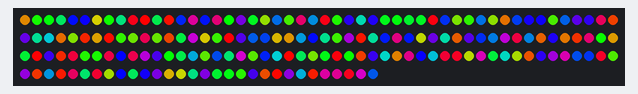
This sketch was run on a simulated Arduino Uno, built with avr-gcc and run on an emulated ATmega328P. Shown: 180 RGB LEDs in strip order, left to right, continuing on the next row. Random numbers use the default seed unless the sketch sets one.

Above: at 1.71 s.
At 6.11 s:
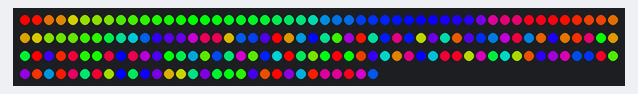
At 10.6 s:
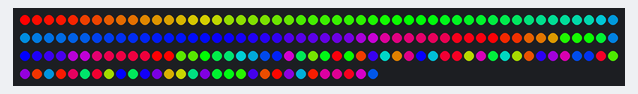
At 21.94 s:
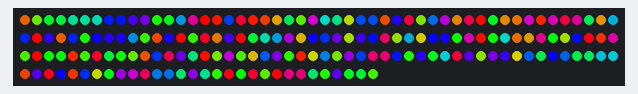
At 29.41 s:
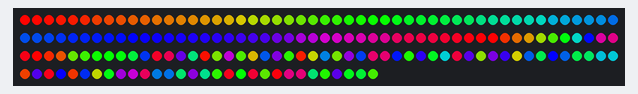
At 37.9 s:
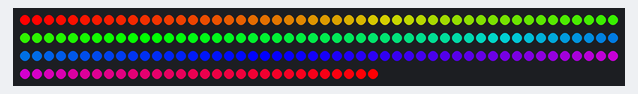

The sketch:

sort.ino
```cpp
#include <Adafruit_NeoPixel.h>
#ifdef __AVR__
  #include <avr/power.h>
#endif

#define PIN 6

// Parameter 1 = number of pixels in strip
// Parameter 2 = Arduino pin number (most are valid)
// Parameter 3 = pixel type flags, add together as needed:
//   NEO_KHZ800  800 KHz bitstream (most NeoPixel products w/WS2812 LEDs)
//   NEO_KHZ400  400 KHz (classic 'v1' (not v2) FLORA pixels, WS2811 drivers)
//   NEO_GRB     Pixels are wired for GRB bitstream (most NeoPixel products)
//   NEO_RGB     Pixels are wired for RGB bitstream (v1 FLORA pixels, not v2)
Adafruit_NeoPixel strip = Adafruit_NeoPixel(180, PIN, NEO_GRB + NEO_KHZ800);

// IMPORTANT: To reduce NeoPixel burnout risk, add 1000 uF capacitor across
// pixel power leads, add 300 - 500 Ohm resistor on first pixel's data input
// and minimize distance between Arduino and first pixel.  Avoid connecting
// on a live circuit...if you must, connect GND first.

void setup() {
  // This is for Trinket 5V 16MHz, you can remove these three lines if you are not using a Trinket
  #if defined (__AVR_ATtiny85__)
    if (F_CPU == 16000000) clock_prescale_set(clock_div_1);
  #endif
  // End of trinket special code

  randomSeed(analogRead(0));

  strip.begin();
  strip.show(); // Initialize all pixels to 'off'
}

void loop() {
//  bubbleSort();
  mergeSort();
}

void showColour(uint32_t colour) {
  for(uint16_t i=0; i<strip.numPixels(); i++) {
    strip.setPixelColor(i, colour);
  }
  strip.show();
}

void randomize(uint8_t *pixel_colour, uint16_t n) {
  uint8_t temp, pixel1, pixel2;
  uint16_t i;
  for(i=0; i<strip.numPixels(); i++) {
    pixel_colour[i] = i;
  }
  for (i=0; i<n; i++) {
    pixel1 = random(strip.numPixels());
    pixel2 = random(strip.numPixels());
    temp = pixel_colour[pixel2];
    pixel_colour[pixel2] = pixel_colour[pixel1];
    pixel_colour[pixel1] = temp;
  }
}

void bubbleSort() {
  uint8_t pixel_colour[strip.numPixels()];
  bool swapped = true;
  uint8_t temp;
  uint16_t i;
  randomize(pixel_colour, 1000);
  while (swapped) {
    swapped = false;
    for (i=1; i<strip.numPixels(); i++) {
      if (pixel_colour[i-1] > pixel_colour[i]) {
        temp = pixel_colour[i];
        pixel_colour[i] = pixel_colour[i-1];
        pixel_colour[i-1] = temp;
        swapped = true;
        strip.setPixelColor(i-1, Wheel((pixel_colour[i-1] * 256 / strip.numPixels()) & 255));
        strip.setPixelColor(i, Wheel((pixel_colour[i] * 256 / strip.numPixels()) & 255));
        strip.show();
      }
    }
  }
}


void mergeSort() {
  uint8_t A[strip.numPixels()];
  uint8_t B[strip.numPixels()];
  bool swapped = true;
  uint8_t temp;
  uint16_t i;

  randomize(A, 1000);

  for(uint16_t i=0; i<strip.numPixels(); i++) {
    strip.setPixelColor(i, Wheel((A[i] * 256 / strip.numPixels()) & 255));
    strip.show();
  }

  TopDownSplitMerge(A, 0, strip.numPixels(), B);

  for(uint16_t i=0; i<strip.numPixels(); i++) {
    strip.setPixelColor(i, Wheel((A[i] * 256 / strip.numPixels()) & 255));
    strip.show();
  }
}

// iBegin is inclusive; iEnd is exclusive (A[iEnd] is not in the set)
void TopDownSplitMerge(uint8_t *A, uint16_t iBegin, uint16_t iEnd, uint8_t *B)
{
    if (iEnd - iBegin < 2) {
        return;
    }
    // recursively split runs into two halves until run size == 1,
    // then merge them and return back up the call chain
    uint16_t iMiddle = (iEnd + iBegin) / 2;              // iMiddle = mid point
    TopDownSplitMerge(A, iBegin,  iMiddle, B);  // split / merge left  half
    TopDownSplitMerge(A, iMiddle,    iEnd, B);  // split / merge right half
    TopDownMerge(A, iBegin, iMiddle, iEnd, B);  // merge the two half runs
    CopyArray(B, iBegin, iEnd, A);              // copy the merged runs back to A
}

//  left half is A[iBegin :iMiddle-1]
// right half is A[iMiddle:iEnd-1   ]
void TopDownMerge(uint8_t *A, uint16_t iBegin, uint16_t iMiddle, uint16_t iEnd, uint8_t *B)
{
    uint16_t i0 = iBegin, i1 = iMiddle;

    // While there are elements in the left or right runs
    for (uint16_t j = iBegin; j < iEnd; j++) {
        // If left run head exists and is <= existing right run head.
        if (i0 < iMiddle && (i1 >= iEnd || A[i0] <= A[i1])) {
            B[j] = A[i0];
            i0 = i0 + 1;
        } else {
            B[j] = A[i1];
            i1 = i1 + 1;
        }
    }
}

void CopyArray(uint8_t *B, uint16_t iBegin, uint16_t iEnd, uint8_t *A)
{
    for(uint8_t k = iBegin; k < iEnd; k++) {
        A[k] = B[k];
        strip.setPixelColor(k, Wheel((A[k] * 256 / strip.numPixels()) & 255));
        strip.show();
        delay(5);
    }
}


// Input a value 0 to 255 to get a color value.
// The colours are a transition r - g - b - back to r.
uint32_t Wheel(byte WheelPos) {
  WheelPos = 255 - WheelPos;
  if(WheelPos < 85) {
    return strip.Color(255 - WheelPos * 3, 0, WheelPos * 3);
  }
  if(WheelPos < 170) {
    WheelPos -= 85;
    return strip.Color(0, WheelPos * 3, 255 - WheelPos * 3);
  }
  WheelPos -= 170;
  return strip.Color(WheelPos * 3, 255 - WheelPos * 3, 0);
}
```
